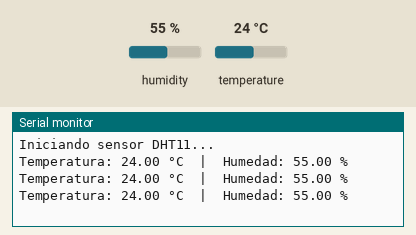
Simulated run of this sketch. Board: Arduino Uno, built with avr-gcc and run on an emulated ATmega328P. Shown: the last lines printed to the serial monitor. The inputs (shaded band) are chosen by the test bench; at power-on: humidity 55 %, temperature 24 °C.

Above: at 2.8 s.
2.9 s: humidity set to 22 %
At 4.5 s:
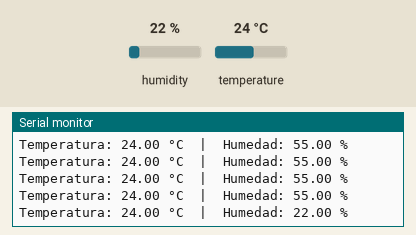
5.6 s: temperature set to 12 °C
At 7.8 s:
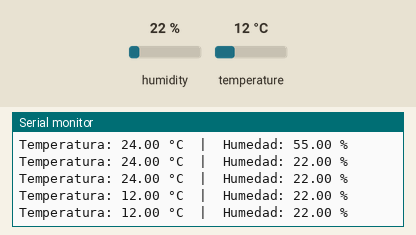
8.3 s: humidity set to 40 %
At 10.0 s:
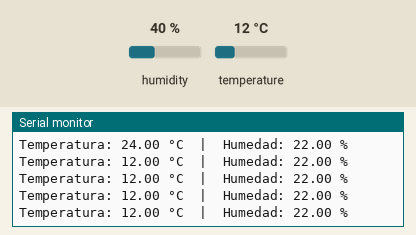
Timing chart, 0 to 11.5 s (numbered marks = the images above; inputs shaded):
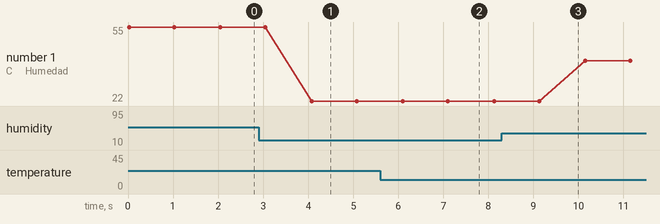

The sketch:

lcd_temp.ino
```cpp
#include <DHT.h>

#define DHTPIN 9
#define DHTTYPE DHT11

DHT dht(DHTPIN, DHTTYPE);

void setup() {
  Serial.begin(9600);
  dht.begin();
  Serial.println("Iniciando sensor DHT11...");
}

void loop() {
  float temperatura = dht.readTemperature();
  float humedad = dht.readHumidity();

  // Verificar si la lectura fue exitosa
  if (isnan(temperatura) || isnan(humedad)) {
    Serial.println("Error al leer el sensor DHT11");
  } else {
    Serial.print("Temperatura: ");
    Serial.print(temperatura);
    Serial.print(" °C  |  Humedad: ");
    Serial.print(humedad);
    Serial.println(" %");
  }

  delay(1000);
}
```

Measured:
- after the input at 2.9 s, the serial monitor: prints a new line after 1.2 s (image 1)
- after the input at 5.6 s, the serial monitor: prints a new line after 0.50 s (image 2)
- plotted number 1: 55 → 22 after the input at 2.9 s, 22 → 40 after the input at 8.3 s
